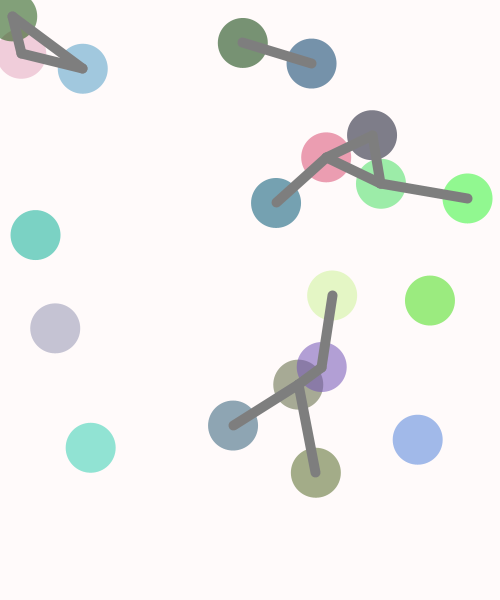
Frame 1 (no input)
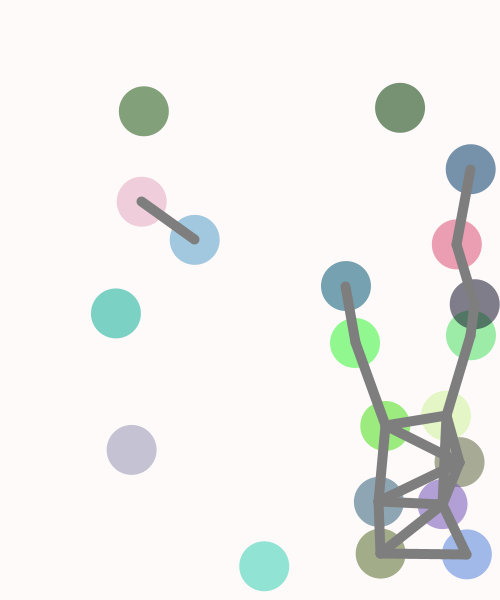
Frame 60 (the mouse pressed at the canvas centre just before this capture)
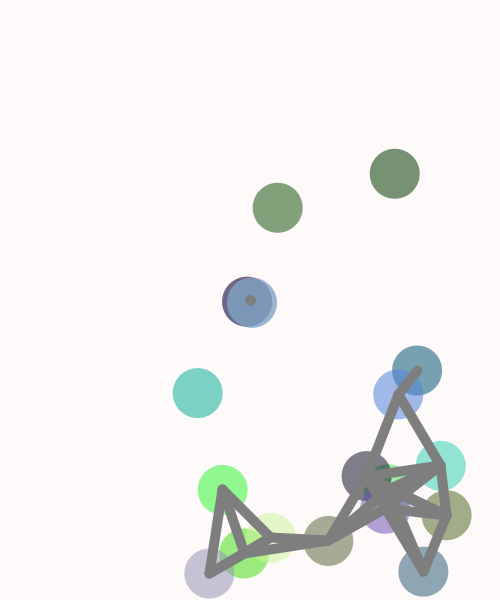
Frame 120 (the mouse held since frame 60 and released just before this capture)

The Processing sketch that drew these frames (run headless with seeded random() and noise(); from frame 60 on, the mouse is pressed at the canvas centre):

// Processing sketch: bouncingBall
// ── bouncingBall.pde
int nbBalls = 20;
int minDistance = 90;
Ball[] balls = new Ball[nbBalls];

void setup() {
  size(500,600);
  for(int i=0 ; i<nbBalls ; i++) {
    balls[i] = new Ball();
  }
}

void draw() {
  background(255,250,250);
  
  for(int i=0 ; i<nbBalls ; i++) {
    balls[i].bounce();
    balls[i].display();
    // collect all balls with the mouse when its pressed
    balls[i].collect();
  }

  for (int i=0 ; i<nbBalls-1 ; i++) {
    for(int j=i+1 ; j<nbBalls ; j++) {
      balls[i].link(balls[j]);
    }
  }
}

class Ball {
  float posX, posY;
  float diam;
  float speedX, speedY;
  float r, g, b;
  
  Ball() {
    posX = random(width);
    posY = random(height);
    diam = 50;
    speedX = random(1,3);
    speedY = random(1,3);
    r = random(255);
    g = random(255);
    b = random(255);
  }
  
  void bounce() {
    // update position : go left/right or top/down
    posX = posX + speedX;
    posY = posY + speedY;
    // bounce : if end of the canvas change direction
    if(posX > width-diam/2 || posX < 0) {
      speedX = speedX*-1;
    }
    if(posY > height-diam/2 || posY < 0) {
      speedY = speedY*-1;
    }
  }
  
  void link(Ball b2) {
    strokeWeight(10);
    stroke(126);
    // distance between two balls
    if(dist(posX, posY, b2.posX, b2.posY) < minDistance) {
      line(posX, posY, b2.posX, b2.posY);
    }
  }

  void collect() {
    if(mousePressed) {
      if(dist(mouseX, mouseY, posX, posY) < 60) {
      posX = mouseX;
      posY = mouseY;
      }
    }
  }
  
  void display() {
    noStroke();
    fill(r,g,b,140);
    circle(posX,posY,diam);
  }
  
}
